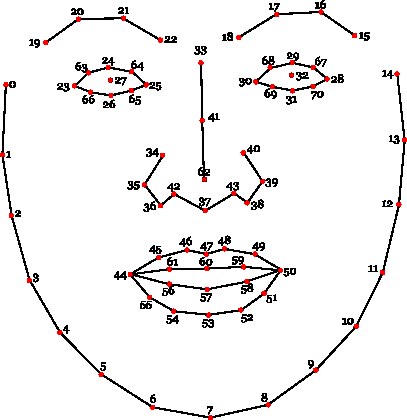
#> input picture Change_Background_Color/land.png, 407 x 420 px
$ python change_background_color.py
#> lines starting #> are read from the running program, lines starting #| are printed output that depends on the picture
import cv2 as cv

# variable
RED =255
GREEN =255
BLUE =255
ALPHA = 200
Image = cv.imread("land.png", cv.IMREAD_UNCHANGED)
#> Image is the input picture: shape (420, 407, 4); mean B, G, R, A 238.7, 238.7, 241, 8.1

trasn_mask = Image[:,:,3 ]==0
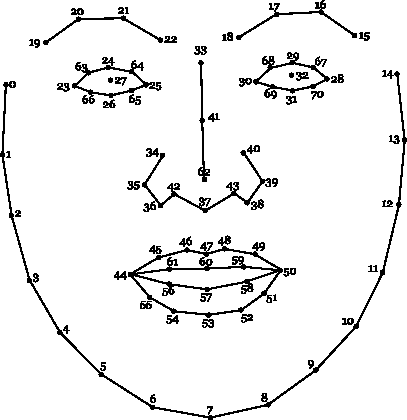
#> trasn_mask: shape (420, 407) bool; 93.6% white; black in thin lines or dots

Image[trasn_mask]=[BLUE, GREEN, RED, ALPHA]
cv.imwrite("output.png", Image)
print(Image.shape)
#| (420, 407, 4)
resized = cv.resize(Image, None, fx=0.5, fy=0.5)
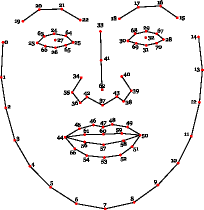
#> resized: shape (210, 204, 4); mean B, G, R, A 238.7, 238.7, 241.1, 195.3
cv.imshow('windows', resized)
cv.waitKey(0)
